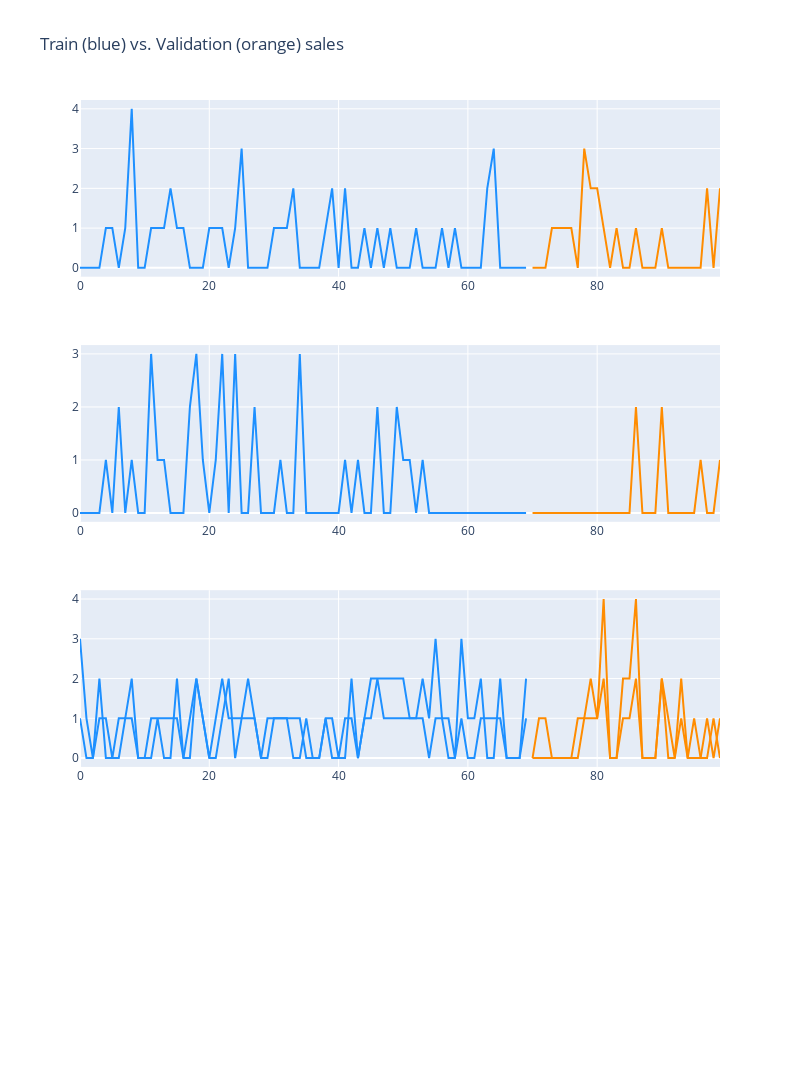

Notebook code cell kept with this figure:
### Code cell
fig = make_subplots(rows=4, cols=1)

fig.add_trace(
    go.Scatter(x=np.arange(70), mode='lines', y=train_dataset.loc[0].values, marker=dict(color="dodgerblue"), showlegend=False,
               name="Original signal"),
    row=1, col=1
)

fig.add_trace(
    go.Scatter(x=np.arange(70, 100), y=val_dataset.loc[0].values, mode='lines', marker=dict(color="darkorange"), showlegend=False,
               name="Denoised signal"),
    row=1, col=1
)

fig.add_trace(
    go.Scatter(x=np.arange(70), mode='lines', y=train_dataset.loc[1].values, marker=dict(color="dodgerblue"), showlegend=False),
    row=2, col=1
)

fig.add_trace(
    go.Scatter(x=np.arange(70, 100), y=val_dataset.loc[1].values, mode='lines', marker=dict(color="darkorange"), showlegend=False),
    row=2, col=1
)

fig.add_trace(
    go.Scatter(x=np.arange(70), mode='lines', y=train_dataset.loc[2].values, marker=dict(color="dodgerblue"), showlegend=False),
    row=3, col=1
)

fig.add_trace(
    go.Scatter(x=np.arange(70, 100), y=val_dataset.loc[2].values, mode='lines', marker=dict(color="darkorange"), showlegend=False),
    row=3, col=1
)

fig.add_trace(
    go.Scatter(x=np.arange(70), mode='lines', y=train_dataset.loc[3].values, marker=dict(color="dodgerblue"), showlegend=False),
    row=3, col=1
)

fig.add_trace(
    go.Scatter(x=np.arange(70, 100), y=val_dataset.loc[3].values, mode='lines', marker=dict(color="darkorange"), showlegend=False),
    row=3, col=1
)

fig.update_layout(height=1200, width=800, title_text="Train (blue) vs. Validation (orange) sales")
fig.show()

### Figure 1 — Plotly figure (JSON) as saved in the notebook; plotly's stock layout.template omitted (floating-point values rounded to 4 significant figures)
{"data": [{"marker": {"color": "dodgerblue"}, "mode": "lines", "name": "Original signal", "showlegend": false, "type": "scatter", "x": [0, 1, 2, 3, 4, 5, 6, 7, 8, 9, 10, 11, 12, 13, 14, 15, 16, 17, 18, 19, 20, 21, 22, 23, 24, 25, 26, 27, 28, 29, 30, 31, 32, 33, 34, 35, 36, 37, 38, 39, 40, 41, 42, 43, 44, 45, 46, 47, 48, 49, 50, 51, 52, 53, 54, 55, 56, 57, 58, 59, 60, 61, 62, 63, 64, 65, 66, 67, 68, 69], "xaxis": "x", "y": [0, 0, 0, 0, 1, 1, 0, 1, 4, 0, 0, 1, 1, 1, 2, 1, 1, 0, 0, 0, 1, 1, 1, 0, 1, 3, 0, 0, 0, 0, 1, 1, 1, 2, 0, 0, 0, 0, 1, 2, 0, 2, 0, 0, 1, 0, 1, 0, 1, 0, 0, 0, 1, 0, 0, 0, 1, 0, 1, 0, 0, 0, 0, 2, 3, 0, 0, 0, 0, 0], "yaxis": "y"}, {"marker": {"color": "darkorange"}, "mode": "lines", "name": "Denoised signal", "showlegend": false, "type": "scatter", "x": [70, 71, 72, 73, 74, 75, 76, 77, 78, 79, 80, 81, 82, 83, 84, 85, 86, 87, 88, 89, 90, 91, 92, 93, 94, 95, 96, 97, 98, 99], "xaxis": "x", "y": [0, 0, 0, 1, 1, 1, 1, 0, 3, 2, 2, 1, 0, 1, 0, 0, 1, 0, 0, 0, 1, 0, 0, 0, 0, 0, 0, 2, 0, 2], "yaxis": "y"}, {"marker": {"color": "dodgerblue"}, "mode": "lines", "showlegend": false, "type": "scatter", "x": [0, 1, 2, 3, 4, 5, 6, 7, 8, 9, 10, 11, 12, 13, 14, 15, 16, 17, 18, 19, 20, 21, 22, 23, 24, 25, 26, 27, 28, 29, 30, 31, 32, 33, 34, 35, 36, 37, 38, 39, 40, 41, 42, 43, 44, 45, 46, 47, 48, 49, 50, 51, 52, 53, 54, 55, 56, 57, 58, 59, 60, 61, 62, 63, 64, 65, 66, 67, 68, 69], "xaxis": "x2", "y": [0, 0, 0, 0, 1, 0, 2, 0, 1, 0, 0, 3, 1, 1, 0, 0, 0, 2, 3, 1, 0, 1, 3, 0, 3, 0, 0, 2, 0, 0, 0, 1, 0, 0, 3, 0, 0, 0, 0, 0, 0, 1, 0, 1, 0, 0, 2, 0, 0, 2, 1, 1, 0, 1, 0, 0, 0, 0, 0, 0, 0, 0, 0, 0, 0, 0, 0, 0, 0, 0], "yaxis": "y2"}, {"marker": {"color": "darkorange"}, "mode": "lines", "showlegend": false, "type": "scatter", "x": [70, 71, 72, 73, 74, 75, 76, 77, 78, 79, 80, 81, 82, 83, 84, 85, 86, 87, 88, 89, 90, 91, 92, 93, 94, 95, 96, 97, 98, 99], "xaxis": "x2", "y": [0, 0, 0, 0, 0, 0, 0, 0, 0, 0, 0, 0, 0, 0, 0, 0, 2, 0, 0, 0, 2, 0, 0, 0, 0, 0, 1, 0, 0, 1], "yaxis": "y2"}, {"marker": {"color": "dodgerblue"}, "mode": "lines", "showlegend": false, "type": "scatter", "x": [0, 1, 2, 3, 4, 5, 6, 7, 8, 9, 10, 11, 12, 13, 14, 15, 16, 17, 18, 19, 20, 21, 22, 23, 24, 25, 26, 27, 28, 29, 30, 31, 32, 33, 34, 35, 36, 37, 38, 39, 40, 41, 42, 43, 44, 45, 46, 47, 48, 49, 50, 51, 52, 53, 54, 55, 56, 57, 58, 59, 60, 61, 62, 63, 64, 65, 66, 67, 68, 69], "xaxis": "x3", "y": [3, 1, 0, 2, 0, 0, 0, 1, 1, 0, 0, 0, 1, 0, 0, 2, 0, 0, 2, 1, 0, 0, 1, 2, 0, 1, 2, 1, 0, 1, 1, 1, 1, 0, 0, 1, 0, 0, 1, 0, 0, 0, 2, 0, 1, 2, 2, 2, 2, 2, 2, 1, 1, 2, 1, 3, 1, 1, 0, 3, 1, 1, 2, 0, 0, 2, 0, 0, 0, 2], "yaxis": "y3"}, {"marker": {"color": "darkorange"}, "mode": "lines", "showlegend": false, "type": "scatter", "x": [70, 71, 72, 73, 74, 75, 76, 77, 78, 79, 80, 81, 82, 83, 84, 85, 86, 87, 88, 89, 90, 91, 92, 93, 94, 95, 96, 97, 98, 99], "xaxis": "x3", "y": [0, 1, 1, 0, 0, 0, 0, 1, 1, 2, 1, 4, 0, 0, 2, 2, 4, 0, 0, 0, 2, 1, 0, 2, 0, 1, 0, 0, 1, 0], "yaxis": "y3"}, {"marker": {"color": "dodgerblue"}, "mode": "lines", "showlegend": false, "type": "scatter", "x": [0, 1, 2, 3, 4, 5, 6, 7, 8, 9, 10, 11, 12, 13, 14, 15, 16, 17, 18, 19, 20, 21, 22, 23, 24, 25, 26, 27, 28, 29, 30, 31, 32, 33, 34, 35, 36, 37, 38, 39, 40, 41, 42, 43, 44, 45, 46, 47, 48, 49, 50, 51, 52, 53, 54, 55, 56, 57, 58, 59, 60, 61, 62, 63, 64, 65, 66, 67, 68, 69], "xaxis": "x3", "y": [1, 0, 0, 1, 1, 0, 1, 1, 2, 0, 0, 1, 1, 1, 1, 1, 0, 1, 2, 1, 0, 1, 2, 1, 1, 1, 1, 1, 0, 0, 1, 1, 1, 1, 1, 0, 0, 0, 1, 1, 0, 1, 1, 0, 1, 1, 2, 1, 1, 1, 1, 1, 1, 1, 0, 1, 1, 0, 0, 1, 0, 0, 1, 1, 1, 1, 0, 0, 0, 1], "yaxis": "y3"}, {"marker": {"color": "darkorange"}, "mode": "lines", "showlegend": false, "type": "scatter", "x": [70, 71, 72, 73, 74, 75, 76, 77, 78, 79, 80, 81, 82, 83, 84, 85, 86, 87, 88, 89, 90, 91, 92, 93, 94, 95, 96, 97, 98, 99], "xaxis": "x3", "y": [0, 0, 0, 0, 0, 0, 0, 0, 1, 1, 1, 2, 0, 0, 1, 1, 2, 0, 0, 0, 2, 0, 0, 1, 0, 0, 0, 1, 0, 1], "yaxis": "y3"}], "layout": {"height": 1600, "title": {"text": "Train (blue) vs. Validation (orange) sales"}, "width": 800, "xaxis": {"anchor": "y", "domain": [0, 1]}, "xaxis2": {"anchor": "y2", "domain": [0, 1]}, "xaxis3": {"anchor": "y3", "domain": [0, 1]}, "xaxis4": {"anchor": "y4", "domain": [0, 1]}, "yaxis": {"anchor": "x", "domain": [0.8063, 1]}, "yaxis2": {"anchor": "x2", "domain": [0.5375, 0.7312]}, "yaxis3": {"anchor": "x3", "domain": [0.2687, 0.4625]}, "yaxis4": {"anchor": "x4", "domain": [0, 0.1938]}}}
